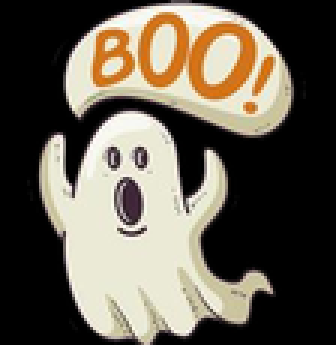
#> input picture detection/scary_ghost.png, 112 x 115 px, shrunk from 215 x 221 before the run (shown 3 times larger)
$ python lab_7.py
#> lines starting #> are read from the running program, lines starting #| are printed output that depends on the picture; after the words box and inside, x2 and y2 are one past the last pixel; in counts of white or black regions, pixels touching at a corner belong together
import numpy as np
import cv2 as cv
from matplotlib import pyplot as plt


def homo(img1, img2, sift, flann, cont=None):
    """
    Finds homography and paint over the ghost

    Parameters
    ----------
    img1 image
         query image
    img2 image
         train image
    sift SIFT
    flann FLANN

    Returns
    -------
    img2 image
         result image
    cont np.array
         contours of square
    flag boolean
         True, if finding is successful
    """

    MIN_MATCH_COUNT = 10

    kp1, des1 = sift.detectAndCompute(img1, None)
    kp2, des2 = sift.detectAndCompute(img2, None)

    matches = flann.knnMatch(des1, des2, k=2)

    good = []
    for m, n in matches:
        if m.distance < 0.7 * n.distance:
            good.append(m)

    if len(good) > MIN_MATCH_COUNT:
        src_pts = np.float32([kp1[m.queryIdx].pt for m in good]).reshape(-1, 1, 2)
        dst_pts = np.float32([kp2[m.trainIdx].pt for m in good]).reshape(-1, 1, 2)
        M, _ = cv.findHomography(src_pts, dst_pts, cv.RANSAC, 5.0)

        h, w, d = img1.shape
        pts = np.float32([[0, 0], [0, h - 1], [w - 1, h - 1], [w - 1, 0]]).reshape(-1, 1, 2)
        dst = cv.perspectiveTransform(pts, M)
        cont = [np.int32(dst)]
        img2 = cv.fillPoly(img2, pts=[np.int32(dst)], color=(255, 255, 255))
        flag = True
    else:
        flag = False
        return img2, cont, flag

    return img2, cont, flag


def main():
    img1 = cv.imread('scary_ghost.png')  # queryImage
#> img1 is the input picture: shape (115, 112, 3); mean B, G, R 80.9, 93.7, 100.8
    img3 = cv.imread('candy_ghost.png')  # queryImage
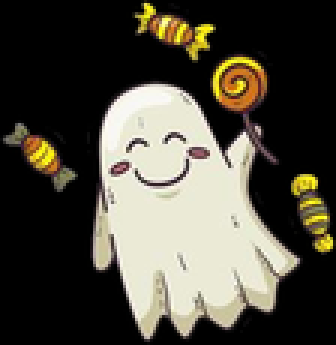
#> input picture detection/candy_ghost.png, 112 x 115 px, shrunk from 215 x 221 before the run (shown 3 times larger)
#> img3 is the input picture: shape (115, 112, 3); mean B, G, R 63.1, 74.4, 77.9
    img4 = cv.imread('pampkin_ghost.png')  # queryImage
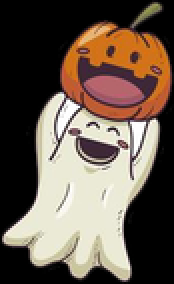
#> input picture detection/pampkin_ghost.png, 87 x 142 px, shrunk from 167 x 272 before the run (shown 2 times larger)
#> img4 is the input picture: shape (142, 87, 3); mean B, G, R 78, 90.7, 105.1
    imgres = cv.imread('lab7.png')  # trainImage
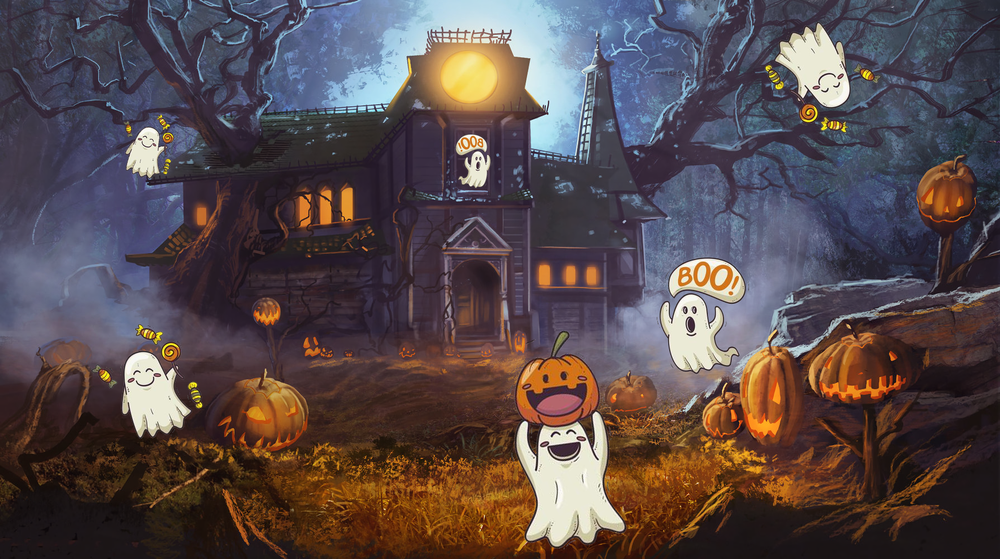
#> input picture detection/lab7.png, 1000 x 559 px, shrunk from 1920 x 1073 before the run
#> imgres is the input picture: shape (559, 1000, 3); mean B, G, R 76, 74.3, 87.3
    img5 = cv.flip(img1, 1)
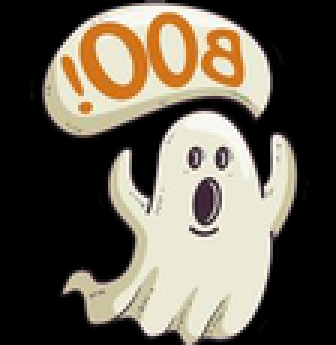
#> img5: shape (115, 112, 3) (shown 3 times larger); mean B, G, R 80.9, 93.7, 100.8
    default_img = cv.imread('lab7.png')

    FLANN_INDEX_KDTREE = 1

    sift = cv.SIFT_create()

    index_params = dict(algorithm=FLANN_INDEX_KDTREE, trees=5)
    search_params = dict(checks=50)

    flann = cv.FlannBasedMatcher(index_params, search_params)

    for img in [img1, img3, img4, img5]:
        flag = True
        while flag:
            imgres, cont, flag = homo(img, imgres, sift, flann)
            default_img = cv.polylines(default_img, cont, True, [255, 0, 255], 3, cv.LINE_AA)
#> this loop made 4 passes
#> pass 2, in homo (call 5), `img2 = cv.fillPoly(img2, pts=[np.int32(dst)], color=(255, 255, 255))`:
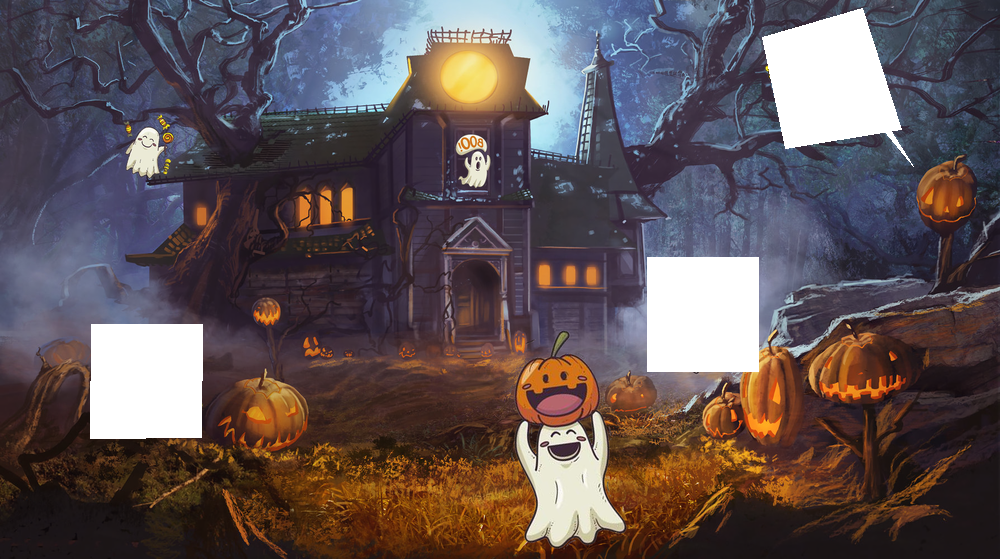
#> img2: shape (559, 1000, 3); mean B, G, R 85, 83.2, 95.7
#> after the loop:
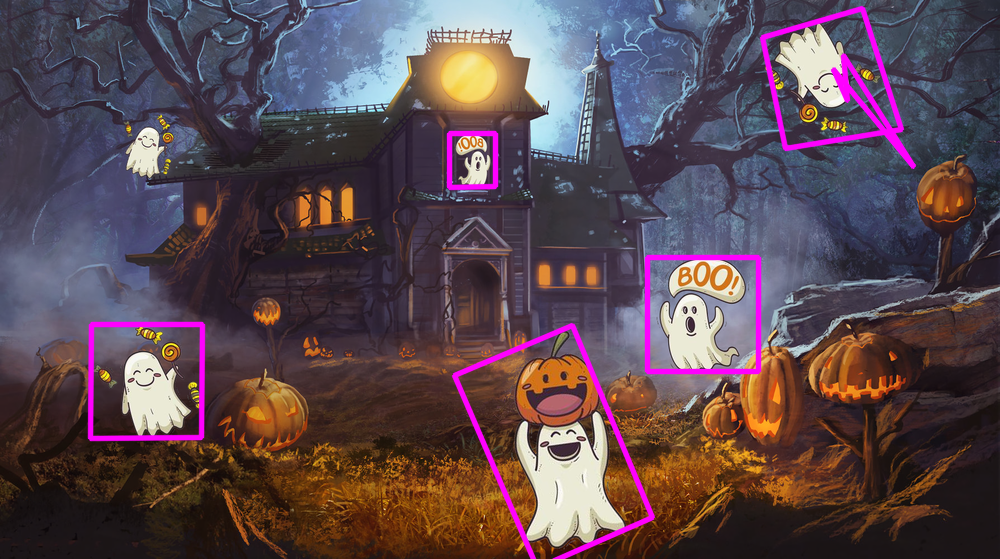
#> default_img: shape (559, 1000, 3); 3.01% of pixels changed, all inside (x1, y1, x2, y2) = (87, 5, 917, 559)
#> after the loop:
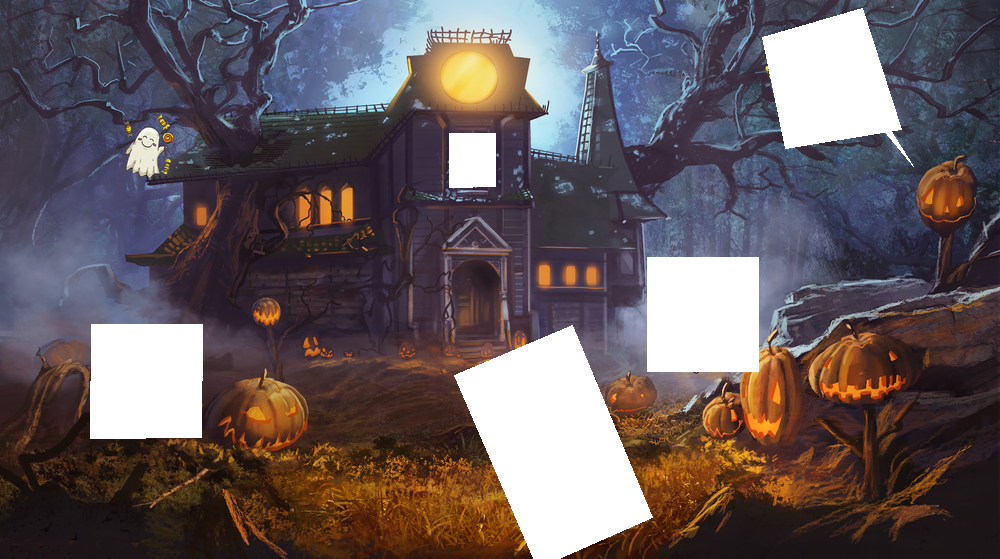
#> imgres: shape (559, 1000, 3); 12.27% of pixels changed, all inside (x1, y1, x2, y2) = (90, 8, 914, 559)

    default_img = cv.cvtColor(default_img, cv.COLOR_BGR2RGB)
    plt.imshow(default_img)
    plt.show()


if __name__ == '__main__':
    main()
